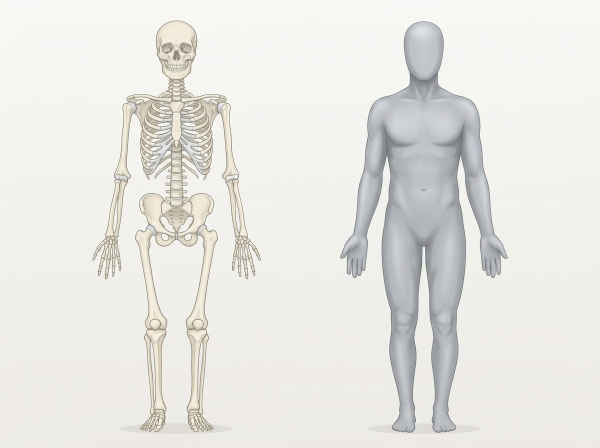
#> input picture visuals/ficb_distribution/base.jpg, 1200 x 896 px (shown at 1/2 size)
$ python make_masks.py
#> lines starting #> are read from the running program, lines starting #| are printed output that depends on the picture; after the words box and inside, x2 and y2 are one past the last pixel; in counts of white or black regions, pixels touching at a corner belong together
"""Trace the figures on base.jpg into masks for the distribution tint.

Writes, next to this file:
- mask_bone.png: white where the painting shows bone (warm ivory or its grey
  shading) inside the skeleton's half of the plate;
- mask_body.png: white where it shows the grey body in the other half.

The tint in draw.py is clipped to these, so a territory follows the painted
contours exactly instead of a hand-drawn outline. The background is a soft
vertical gradient, estimated per row from the plate's outer columns.

Run: python3 visuals/ficb_distribution/make_masks.py
"""

from pathlib import Path

import numpy as np
from PIL import Image, ImageFilter

HERE = Path(__file__).resolve().parent
SPLIT = 600                      # base px: skeleton left of this column, body right


def main() -> int:
    img = np.asarray(Image.open(HERE / "base.jpg").convert("RGB")).astype(float)
    h, w, _ = img.shape
#> h = 896; w = 1200
    edge = np.concatenate([img[:, :40], img[:, -40:]], axis=1)
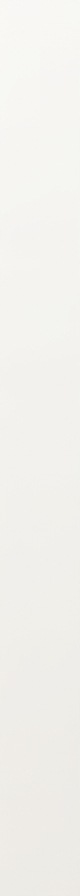
#> edge: shape (896, 80, 3) float64; mean R, G, B 241.8, 240.8, 236.4
    bg = np.median(edge, axis=1)[:, None, :]
#> bg = 896 rows, first 8: [248, 247, 243], [248, 247, 243], [248, 247, 243], [248, 247, 243], [248, 247, 243], [248, 247, 243.5], [248, 247, 243], [248, 247, 243]
    diff = np.abs(img - bg).sum(axis=2)
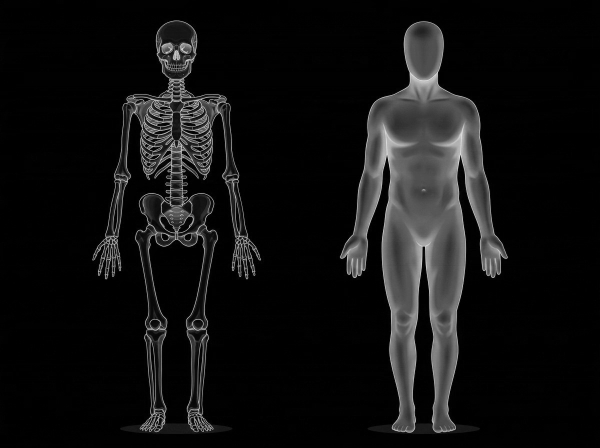
#> diff: shape (896, 1200) float64 (shown at 1/2 size); min 0, max 458, mean 31.7; drawn with min black and max white
    warmth = img[..., 0] - img[..., 2]
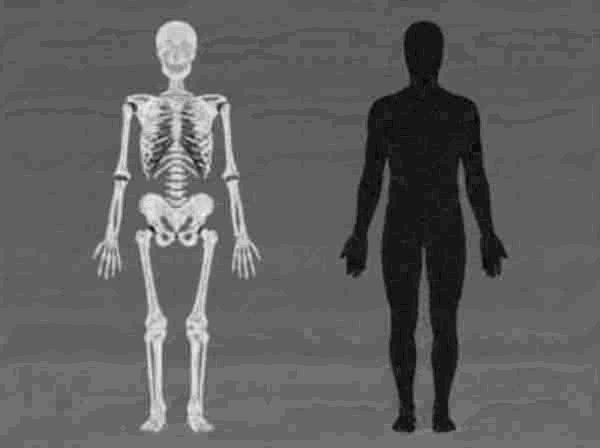
#> warmth: shape (896, 1200) float64 (shown at 1/2 size); min -12, max 33, mean 5; drawn with min black and max white
    bg_warmth = (bg[..., 0] - bg[..., 2])
#> bg_warmth = 896 values, max 8 at index 728, min 3 at index 71, mean 5.38
    cols = np.arange(w)[None, :]

    bone = ((diff > 22) | (warmth - bg_warmth > 9)) & (cols < SPLIT)
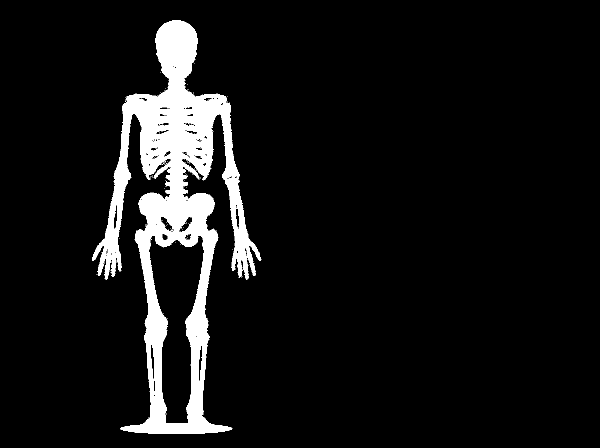
#> bone: shape (896, 1200) bool (shown at 1/2 size); 7.9% white; 126 white regions (125 under 20 px), largest, box (x1, y1, x2, y2) and area: (184, 40, 523, 868) 84511
    body = (diff > 60) & (cols >= SPLIT) & (img.std(axis=2) < 9)   # 60: the floor shadow stays out
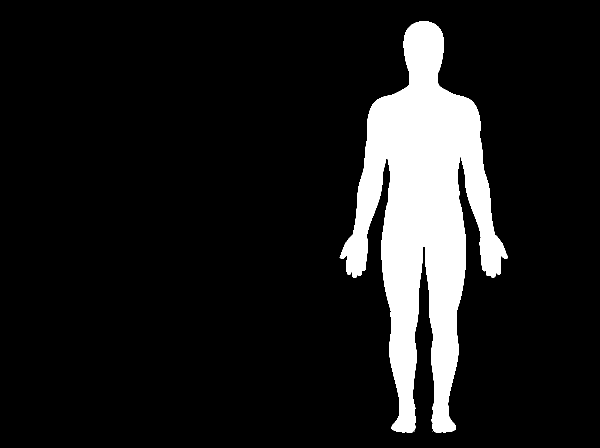
#> body: shape (896, 1200) bool (shown at 1/2 size); 11.5% white; 2 white regions (1 under 20 px), largest, box (x1, y1, x2, y2) and area: (679, 42, 1016, 866) 123161

    for name, m in (("mask_bone.png", bone), ("mask_body.png", body)):
        im = Image.fromarray((m * 255).astype("uint8"))
        # Close small gaps, then erode so the mask sits inside the painted outline (audit: no halo).
        im = im.filter(ImageFilter.MedianFilter(5)).filter(ImageFilter.MaxFilter(3)).filter(ImageFilter.MinFilter(5)).filter(ImageFilter.GaussianBlur(0.8))
        im.save(HERE / name, optimize=True)
        print(HERE / name, round(m.mean() * 100, 1), "% of plate")
#> this loop made 2 passes
#> name on passes 1 to 2: 'mask_bone.png', 'mask_body.png'
#| visuals/ficb_distribution/mask_bone.png 7.9 % of plate
#| visuals/ficb_distribution/mask_body.png 11.5 % of plate
#> pass 1, in main, `im = im.filter(ImageFilter.MedianFilter(5)).filter(ImageFilter.MaxFilt..`:
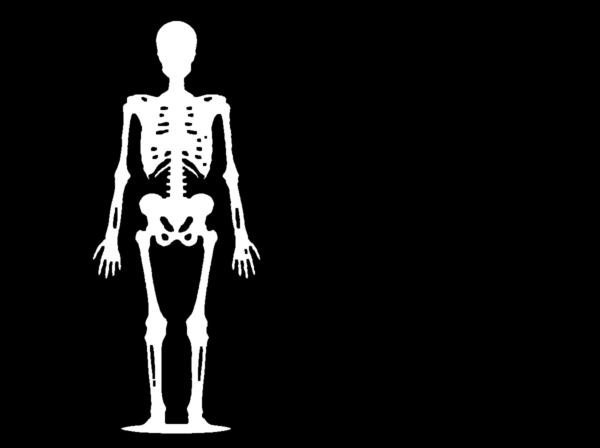
#> im: PIL image 1200x896 L (shown at 1/2 size); min 0, max 255, mean 18.3
    return 0


if __name__ == "__main__":
    raise SystemExit(main())
#> (the program exits here)
